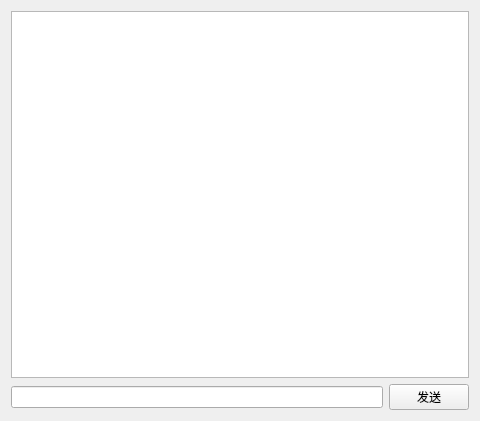
<?xml version="1.0" encoding="UTF-8"?>
<ui version="4.0">
 <class>Widget</class>
 <widget class="QWidget" name="Widget">
  <property name="geometry">
   <rect>
    <x>0</x>
    <y>0</y>
    <width>480</width>
    <height>421</height>
   </rect>
  </property>
  <property name="windowTitle">
   <string>Widget</string>
  </property>
  <layout class="QVBoxLayout" name="verticalLayout_2">
   <item>
    <layout class="QVBoxLayout" name="verticalLayout">
     <item>
      <widget class="QPlainTextEdit" name="plainTextEdit"/>
     </item>
     <item>
      <layout class="QHBoxLayout" name="horizontalLayout">
       <item>
        <widget class="QLineEdit" name="lineEdit"/>
       </item>
       <item>
        <widget class="QPushButton" name="pushButton">
         <property name="text">
          <string>发送</string>
         </property>
        </widget>
       </item>
      </layout>
     </item>
    </layout>
   </item>
  </layout>
 </widget>
 <resources/>
 <connections/>
</ui>
